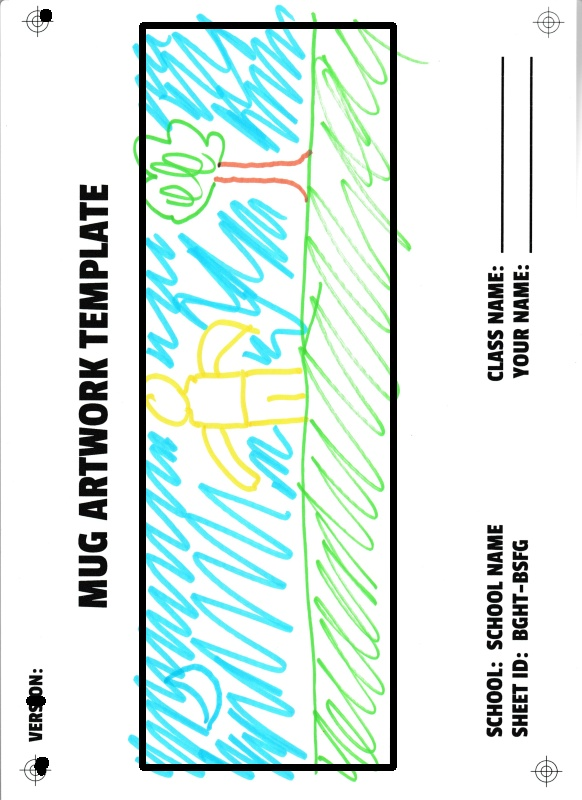
#> input picture h.jpeg, 582 x 800 px
$ python i.py
#> lines starting #> are read from the running program, lines starting #| are printed output that depends on the picture; after the words box and inside, x2 and y2 are one past the last pixel; in counts of white or black regions, pixels touching at a corner belong together
import cv2
import numpy as np

img = cv2.imread('h.jpeg')
#> img is the input picture: shape (800, 582, 3); mean B, G, R 231, 235.4, 219.4
gray = cv2.cvtColor(img, cv2.COLOR_BGR2GRAY)
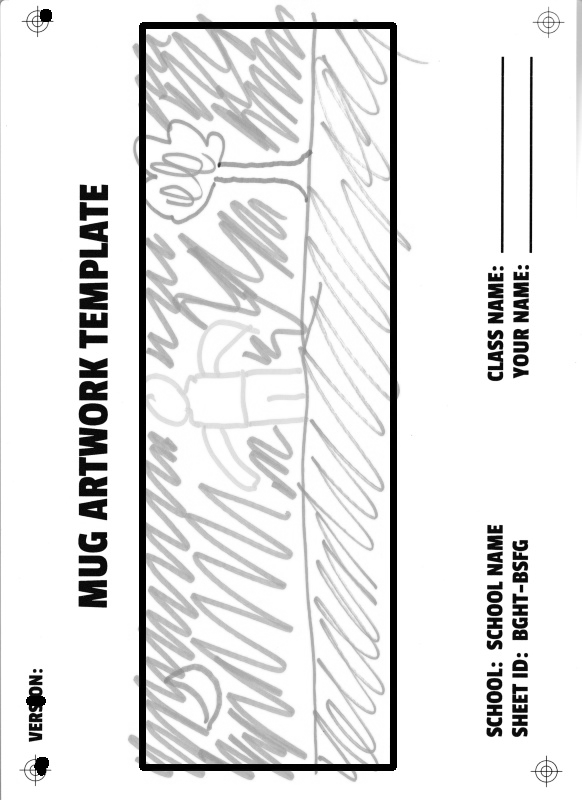
#> gray: shape (800, 582); min 0, max 255, mean 230.1

ret,thresh = cv2.threshold(gray,50,255,0)
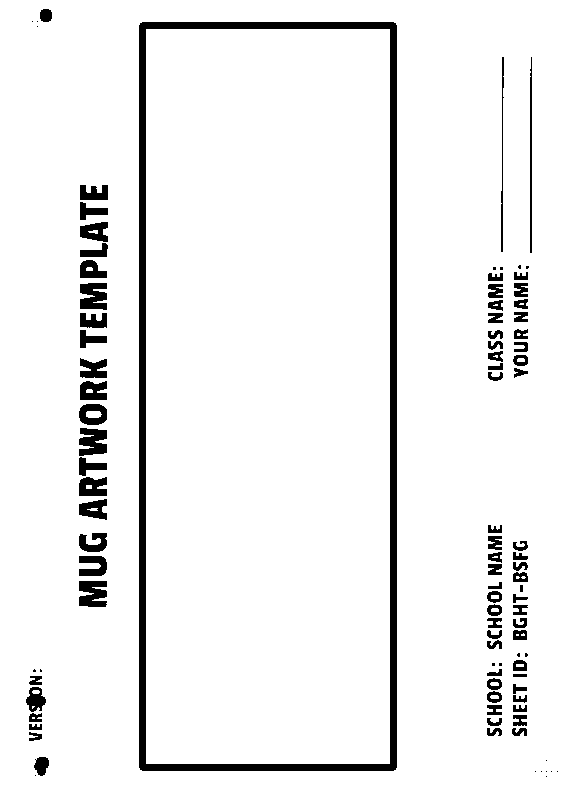
#> thresh: shape (800, 582); 94.2% white; 98 black regions (21 under 20 px)
contours,hierarchy = cv2.findContours(thresh, 1, 2)
#> contours = 125 contours, 40 with area under 20; largest, box (x1, y1, x2, y2) and area: (0, 0, 582, 800) 464219, (138, 21, 398, 772) 194224, (146, 29, 390, 764) 178362, (78, 580, 108, 608) 682, (78, 427, 108, 457) 678
print("Number of contours detected:", len(contours))
#| Number of contours detected: 125

big_contour = sorted(contours, key=cv2.contourArea)
#> big_contour has the same summary as contours
print(len(big_contour))
#| 125
big_contour= big_contour[-2]
#> big_contour = contour of 24 points, box (x1, y1, x2, y2) (138, 21, 398, 772), area 194224


contours = []
contours.append(big_contour)
for cnt in contours:
   x1,y1 = cnt[0][0]
   approx = cv2.approxPolyDP(cnt, 0.01*cv2.arcLength(cnt, True), True)
   if len(approx) == 4:
    x, y, w, h = cv2.boundingRect(cnt)
    # cv2.putText(img, 'Rectangle', (x1, y1), cv2.FONT_HERSHEY_SIMPLEX, 0.6, (0, 0, 0), 2)
    img = cv2.drawContours(img, [cnt], -1, (0,0,0), 15)
    roi = img[y:y+h, x:x+w]
    cv2.imwrite('i.jpg', roi)
    # [7 lines of commented-out code are left out]
    cv2.imshow("Shapes", roi)
    cv2.waitKey(0)
    cv2.destroyAllWindows()
#> this loop made 1 pass
#> (x1, y1, approx, x, y, w, h) on pass 1: (141, 22, [[142, 21], [397, 25], [393, 771], [138, 767]], 138, 21, 260, 751)
#> pass 1, `img = cv2.drawContours(img, [cnt], -1, (0,0,0), 15)`:
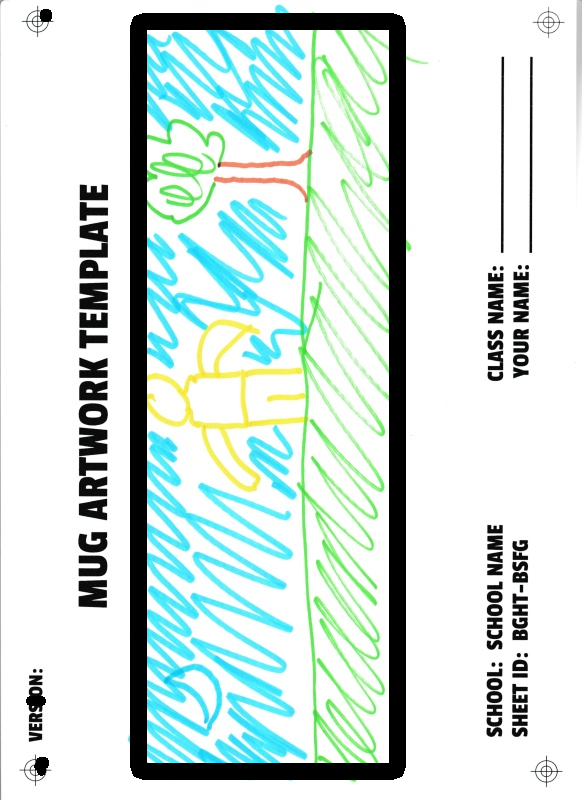
#> img: shape (800, 582, 3); 6.1% of pixels changed, all inside (x1, y1, x2, y2) = (130, 13, 406, 780)
#> pass 1, `roi = img[y:y+h, x:x+w]`:
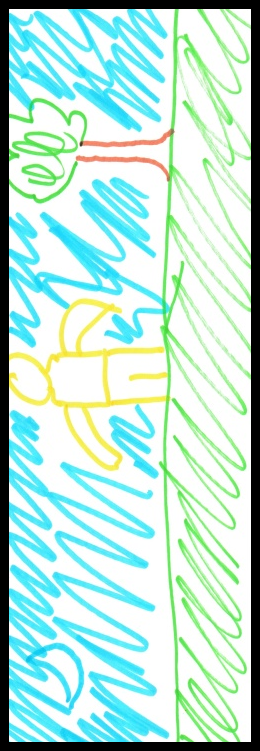
#> roi: shape (751, 260, 3); mean B, G, R 213.7, 223.9, 187

$ run again, with modified_image.jpeg copied over h.jpeg
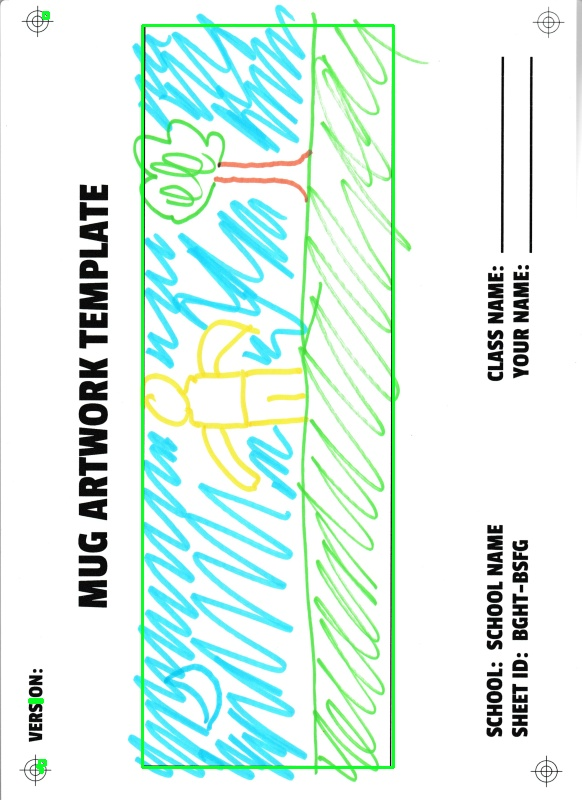
#> input picture modified_image.jpeg, 582 x 800 px
#> img is the input picture: shape (800, 582, 3); mean B, G, R 235.2, 242.4, 223
#> `gray = cv2.cvtColor(img, cv2.COLOR_BGR2GRAY)`:
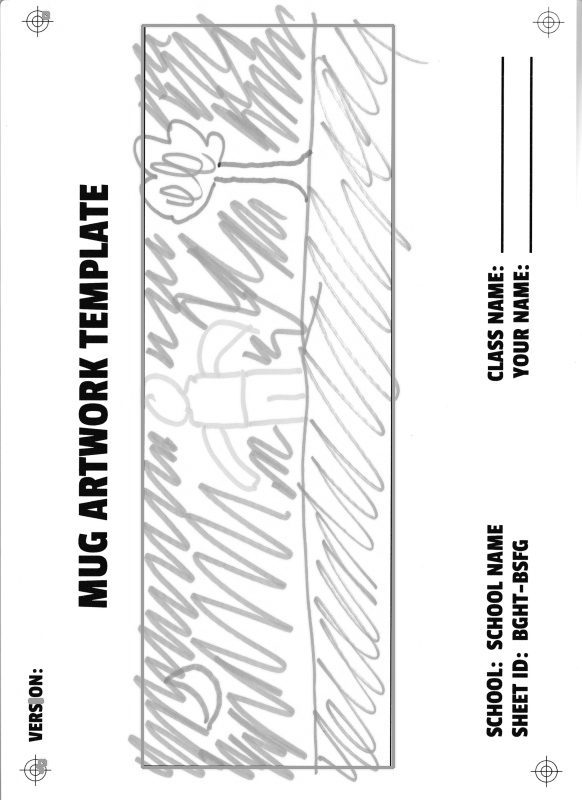
#> gray: shape (800, 582); min 2, max 255, mean 235.8
#> `ret,thresh = cv2.threshold(gray,50,255,0)`:
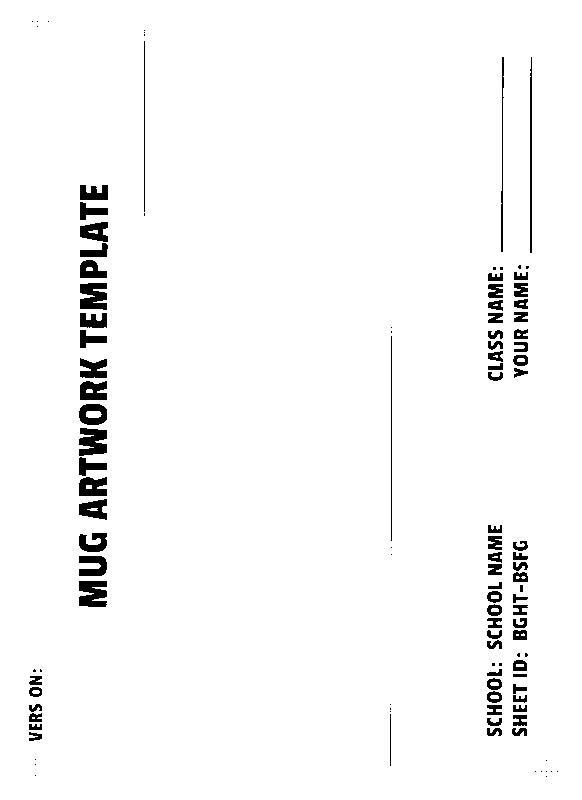
#> thresh: shape (800, 582); 97.2% white; 113 black regions (35 under 20 px)
#> contours = 137 contours, 52 with area under 20; largest, box (x1, y1, x2, y2) and area: (0, 0, 582, 800) 464219, (78, 580, 108, 608) 682, (78, 427, 108, 457) 678, (79, 282, 108, 311) 668, (529, 56, 533, 254) 574
#| Number of contours detected: 137
#> `big_contour = sorted(contours, key=cv2.contourArea)`: big_contour has the same summary as contours
#| 137
#> `big_contour= big_contour[-2]`: big_contour = contour of 47 points, box (x1, y1, x2, y2) (78, 580, 108, 608), area 682
#> the loop `for cnt in contours:` made 1 pass
#> (x1, y1) on pass 1: (78, 581)

$ run again, with Template_rotated.png saved as h.jpeg
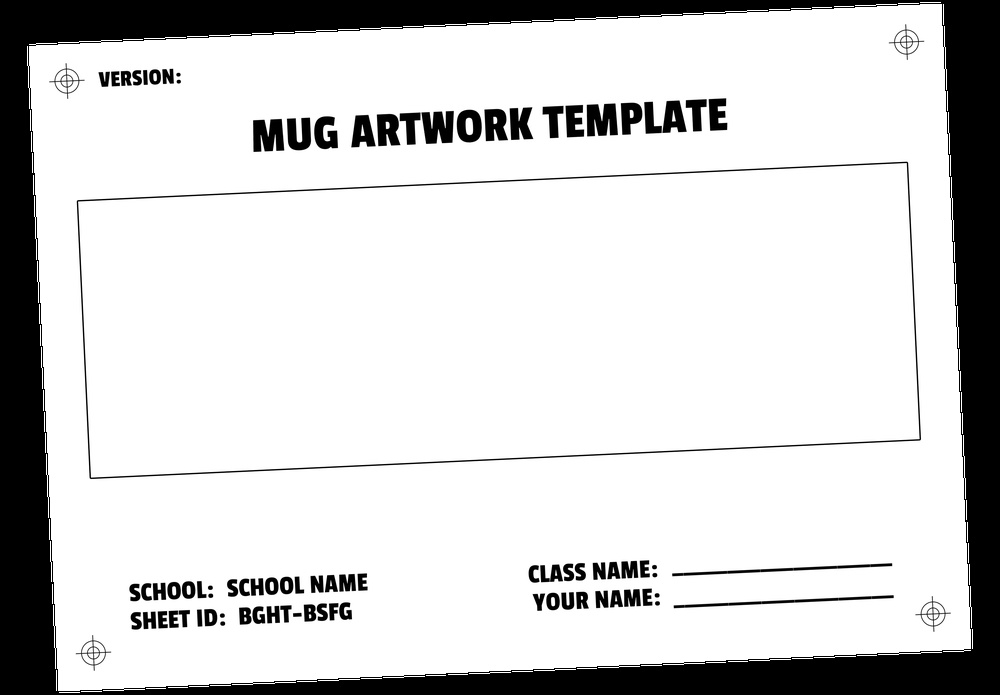
#> input picture Template_rotated.png, 1000 x 695 px, shrunk from 3844 x 2672 before the run
#> img is the input picture: shape (695, 1000, 3); min 0, max 255, mean 209.5
#> `ret,thresh = cv2.threshold(gray,50,255,0)`:
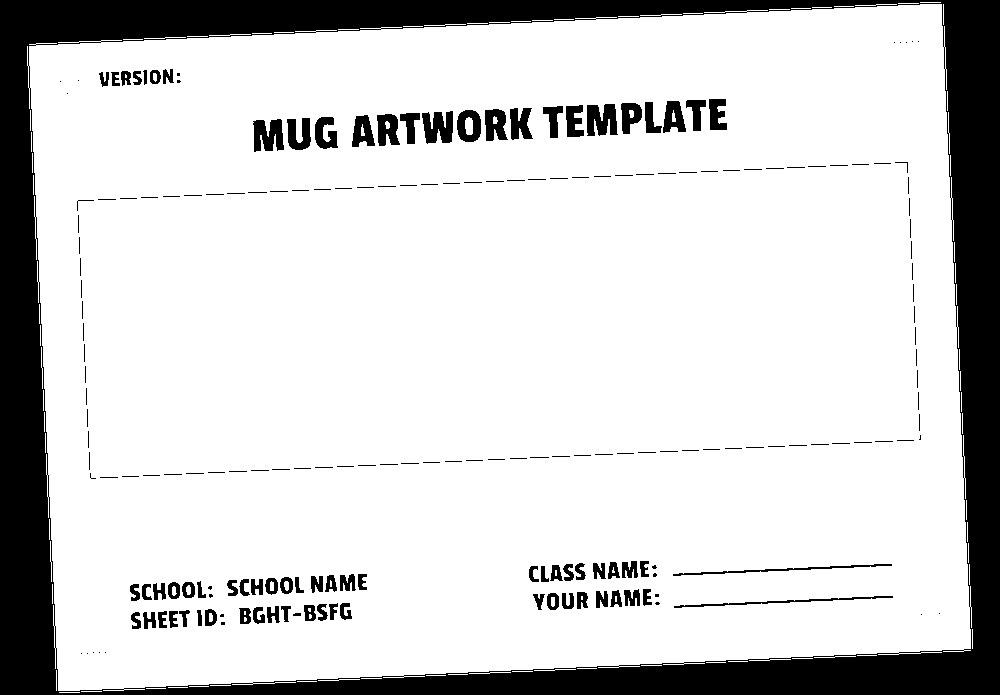
#> thresh: shape (695, 1000); 82.8% white; 205 black regions (126 under 20 px)
#> contours = 311 contours, 114 with area under 20; largest, box (x1, y1, x2, y2) and area: (27, 4, 972, 691) 589322, (586, 103, 619, 137) 854, (252, 118, 285, 153) 846, (421, 110, 454, 145) 838, (456, 109, 482, 143) 700
#| Number of contours detected: 311
#> `big_contour = sorted(contours, key=cv2.contourArea)`: big_contour has the same summary as contours
#| 311
#> `big_contour= big_contour[-2]`: big_contour = contour of 54 points, box (x1, y1, x2, y2) (586, 103, 619, 137), area 854
#> the loop `for cnt in contours:` made 1 pass
#> (x1, y1) on pass 1: (605, 103)
